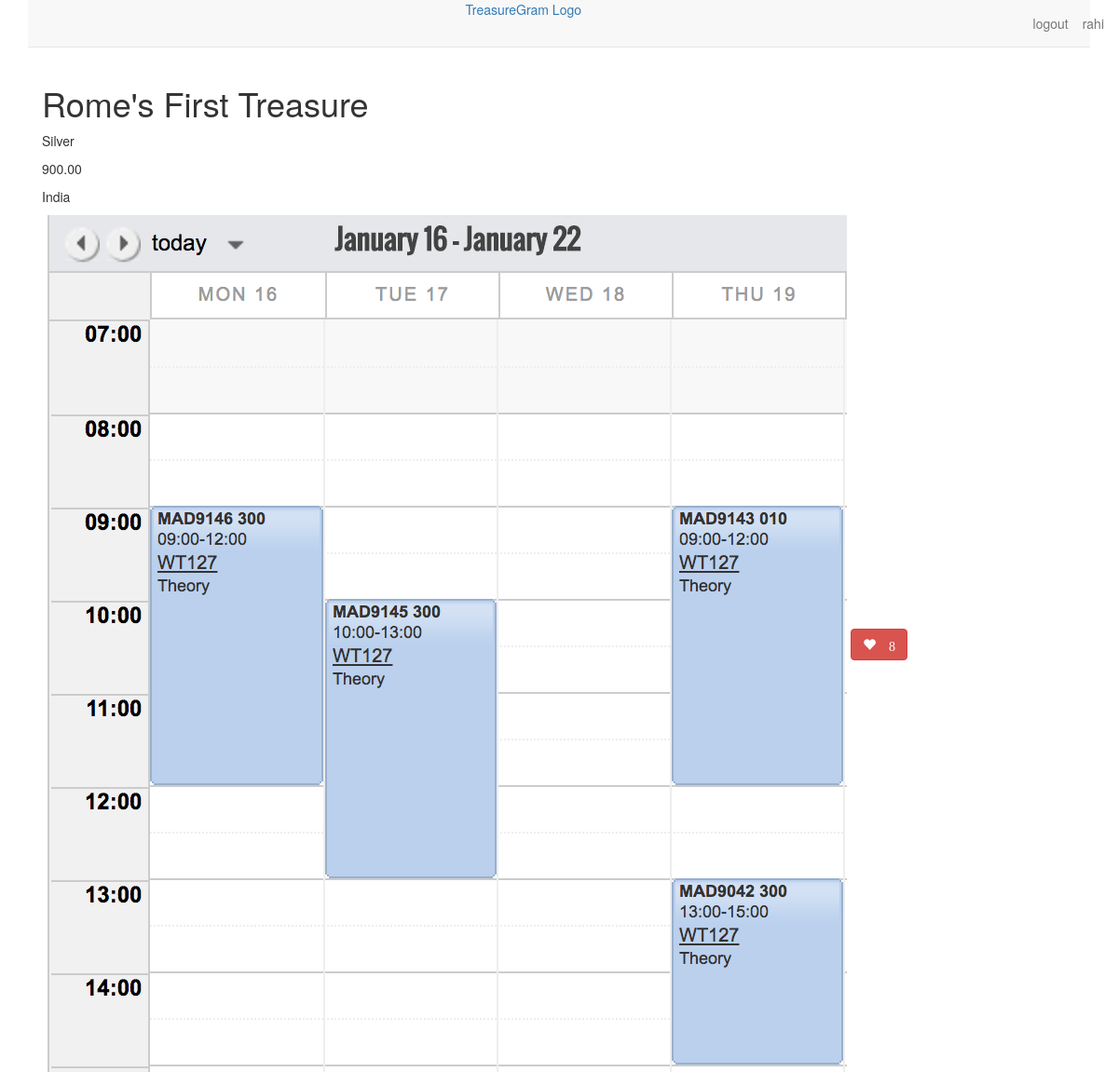
Screenshot of /3/ (signed in) with the database file from the repository.
### main_app/models.py (models this page shows, shortened)
class Treasure(models.Model):
    user = models.ForeignKey(User)
    name = models.CharField(max_length=100)
    value = models.DecimalField(max_digits=10, decimal_places=2)
    material = models.CharField(max_length=100)
    location = models.CharField(max_length=100)
    image = models.ImageField(upload_to='treasure_images', default='treasure_images/default.png')
    likes = models.IntegerField(default=0)

### main_app/views.py (the view)
# urls.py: url(r'^([0-9]+)/$', views.detail, name='detail'),
def detail(request, treasure_id):
    treasure = Treasure.objects.get(id=treasure_id)
    return render(request, 'detail.html', {'treasure': treasure})

### main_app/templates/detail.html
{% extends 'base.html' %}
{% load staticfiles %}
{% block content %}
    <h1>{{ treasure.name }}</h1>
    <p>{{ treasure.material }}</p>
    {% if treasure.value > 0 %}
        <p>{{ treasure.value }}</p>
    {% else %}
        <p>Unknown</p>
    {% endif %}
    <p>{{ treasure.location }}</p>
    <img src="{{ treasure.image.url }}"/>
    <button id="likes" data-id="{{ treasure.id }}"
                            class="btn btn-mini btn-danger glyphicon glyphicon-heart" type="button">
                        {% if treasure.likes > 0 %}
                            {{ treasure.likes }}
                        {% endif %}
                    </button>
{% endblock %}

### main_app/templates/base.html (shortened to what this page needs)
{% load staticfiles %}
<!DOCTYPE html>
<html lang="en">
<head>
    <link rel="stylesheet" type="text/css" href="{% static 'css/index.css' %}"/>
    <link rel="stylesheet" href="https://maxcdn.bootstrapcdn.com/bootstrap/3.3.7/css/bootstrap.min.css">
</head>
<body class="container">
<nav class="navbar navbar-default navbar-static-top text-center">
    <a href="/">TreasureGram Logo</a>
    {% if user.is_authenticated %}
        <a class="navbar-text navbar-right"
           href="{% url 'profile' user.username %}">{{ user.username }}</a>
        <a class="navbar-text navbar-right"
           href="{% url 'logout' %}">logout</a>
    {% else %}
        <a class="navbar-text navbar-right" href="{% url 'login' %}">login</a>
    {% endif %}
</nav>
<main class="container">
    {% block content %}
    {% endblock %}
</main>
</body>
</html>

### main_app/static/css/index.css (style rules this page uses)
h1 { color: green; }

### rows the page displays
Treasure: name "Rome's First Treasure", material "Silver", value "900.00", location "India", image (picture), likes "8"

### other values shown
{{ user.username }} "rahi"
